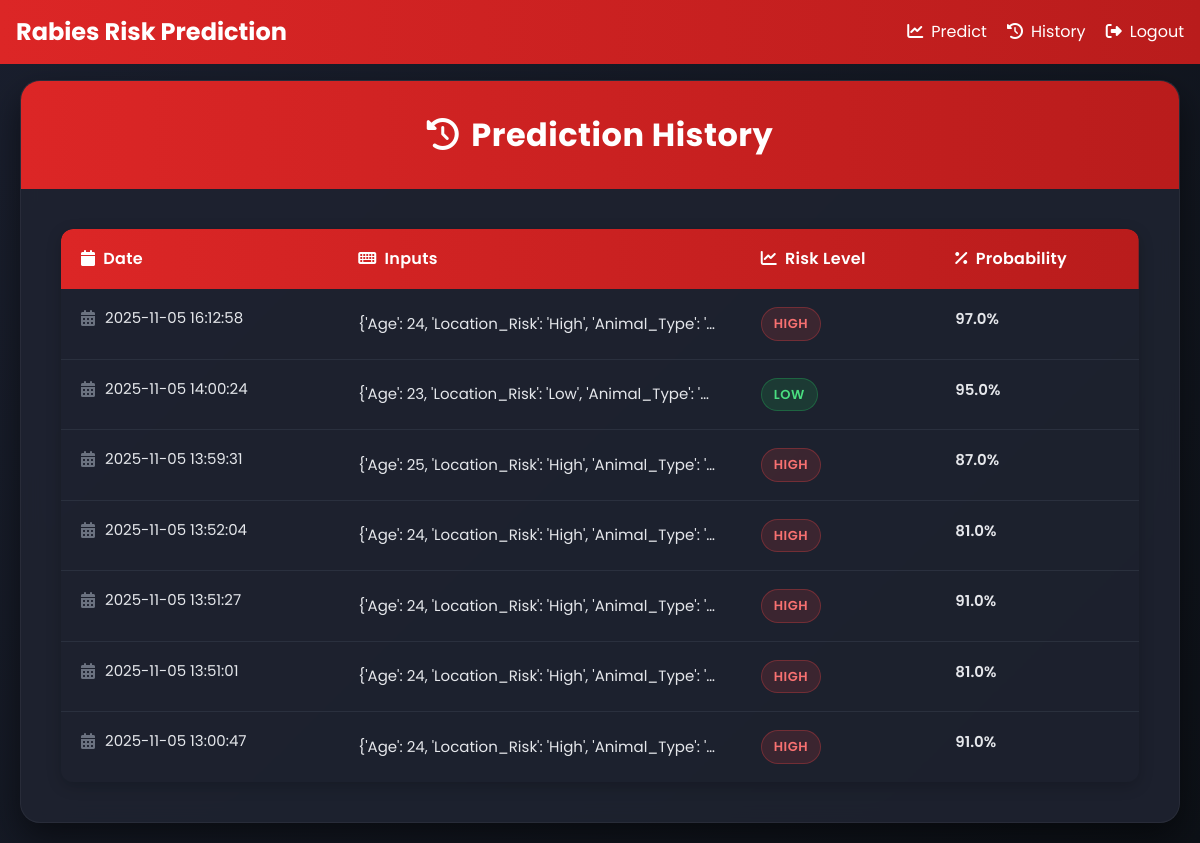
The page /history (signed in) on the database its author committed.
### app.py (models this page shows)
class Prediction(db.Model):
    id = db.Column(db.Integer, primary_key=True)
    user_id = db.Column(db.Integer, db.ForeignKey('user.id'), nullable=False)
    inputs = db.Column(db.String(500), nullable=False)
    risk_level = db.Column(db.String(20), nullable=False)
    probability = db.Column(db.Float, nullable=False)
    created_at = db.Column(db.DateTime, default=datetime.utcnow)

### app.py (the view)
@app.route('/history')
def history():
    if 'user_id' not in session:
        return redirect(url_for('login'))
    try:
        predictions = Prediction.query.filter_by(user_id=session['user_id']).order_by(Prediction.created_at.desc()).all()
        return render_template('history.html', predictions=predictions)
    except Exception as e:
        return render_template('history.html', error=f'Error: {str(e)}')

### templates/history.html (shortened to what this page needs)
<!DOCTYPE html>
<html lang="en">
<head>
    <script src="https://cdn.tailwindcss.com"></script>
    <link rel="stylesheet" href="https://cdnjs.cloudflare.com/ajax/libs/font-awesome/6.4.0/css/all.min.css">
</head>
<body>
    <nav class="nav-container">
        <div class="max-w-7xl mx-auto flex justify-between items-center">
            <h1 class="text-white text-2xl font-bold">Rabies Risk Prediction</h1>
            <div class="space-x-4">
                {% if session.user_id %}
                <a href="{{ url_for('predict') }}" class="text-white hover:text-yellow-300 transition"><i
                        class="fas fa-chart-line mr-2"></i>Predict</a>
                <a href="{{ url_for('history') }}" class="text-white hover:text-yellow-300 transition"><i
                        class="fas fa-history mr-2"></i>History</a>
                <a href="{{ url_for('logout') }}" class="text-white hover:text-yellow-300 transition"><i
                        class="fas fa-sign-out-alt mr-2"></i>Logout</a>
                {% else %}
                <a href="{{ url_for('signup') }}" class="text-white hover:text-yellow-300 transition"><i
                        class="fas fa-user-plus mr-2"></i>Signup</a>
                <a href="{{ url_for('login') }}" class="text-white hover:text-yellow-300 transition"><i
                        class="fas fa-sign-in-alt mr-2"></i>Login</a>
                {% endif %}
            </div>
        </div>
    </nav>
    <div class="content-wrapper">
        <div class="history-container">
            <div class="history-card">
                <div class="history-header">
                    <h2><i class="fas fa-history mr-3"></i>Prediction History</h2>
                </div>
                <div class="history-body">
                    {% if predictions %}
                    <div class="table-container">
                        <table>
                            <thead>
                                <tr>
                                    <th><i class="fas fa-calendar mr-2"></i>Date</th>
                                    <th><i class="fas fa-keyboard mr-2"></i>Inputs</th>
                                    <th><i class="fas fa-chart-line mr-2"></i>Risk Level</th>
                                    <th><i class="fas fa-percentage mr-2"></i>Probability</th>
                                </tr>
                            </thead>
                            <tbody>
                                {% for prediction in predictions %}
                                <tr>
                                    <td class="date-cell">
                                        <i class="fas fa-calendar-alt"></i>
                                        <span>{{ prediction.created_at.strftime('%Y-%m-%d %H:%M:%S') }}</span>
                                    </td>
                                    <td class="inputs-cell">{{ prediction.inputs }}</td>
                                    <td>
                                        <span class="risk-level risk-{{ prediction.risk_level|lower }}">{{
                                            prediction.risk_level }}</span>
                                    </td>
                                    <td class="probability-cell">
                                        <span>
                                            {% if prediction.probability > 98 %}
                                            98%
                                            {% else %}
                                            {{ prediction.probability|round(2) }}%
                                            {% endif %}
                                        </span>
                                    </td>
                                </tr>
                                {% endfor %}
                            </tbody>
                        </table>
                    </div>
                    {% else %}
                    <div class="no-predictions">
                        <i class="fas fa-inbox"></i>
                        <p>No predictions yet.</p>
                    </div>
                    {% endif %}
                </div>
            </div>
        </div>
    </div>
</body>
</html>

### templates/history.html (style rules this page uses)
body { font-family: 'Poppins', sans-serif; background: linear-gradient(135deg, #1a1f2e 0%, #0d1117 100%); min-height: 100vh; margin: 0; padding: 0; }
.nav-container { background: linear-gradient(90deg, #dc2626 0%, #b91c1c 100%); padding: 1rem; position: fixed; top: 0; left: 0; right: 0; z-index: 1000; }
.content-wrapper { min-height: 100vh; padding: 80px 20px 20px; }
.history-container { max-width: 1200px; margin: 0 auto; }
.history-card { background: rgba(30, 35, 48, 0.9); backdrop-filter: blur(10px); border-radius: 20px; box-shadow: 0 15px 35px rgba(0, 0, 0, 0.5); overflow: hidden; position: relative; border: 1px solid rgba(255, 255, 255, 0.05); }
.history-header { background: linear-gradient(90deg, #dc2626 0%, #b91c1c 100%); padding: 30px 20px; text-align: center; position: relative; }
.history-header h2 { font-weight: 700; font-size: 32px; margin: 0; color: white; letter-spacing: 0.5px; }
.history-body { padding: 40px; }
.table-container { overflow-x: auto; border-radius: 12px; box-shadow: 0 4px 15px rgba(0, 0, 0, 0.2); }
table { width: 100%; border-collapse: collapse; min-width: 800px; }
thead { background: linear-gradient(90deg, #dc2626 0%, #b91c1c 100%); }
th { padding: 18px 20px; text-align: left; color: white; font-weight: 600; font-size: 16px; letter-spacing: 0.3px; }
th:first-child { border-top-left-radius: 12px; }
th:last-child { border-top-right-radius: 12px; }
tbody tr { border-bottom: 1px solid rgba(75, 85, 99, 0.3); transition: all 0.3s; }
tbody tr:last-child { border-bottom: none; }
td { padding: 18px 20px; color: #e5e7eb; font-size: 15px; }
.risk-level { display: inline-block; padding: 6px 12px; border-radius: 20px; font-weight: 600; font-size: 13px; text-transform: uppercase; letter-spacing: 0.5px; }
.risk-low { background: rgba(34, 197, 94, 0.15); color: #4ade80; border: 1px solid rgba(34, 197, 94, 0.3); }
.risk-high { background: rgba(239, 68, 68, 0.15); color: #f87171; border: 1px solid rgba(239, 68, 68, 0.3); }
.probability-cell { font-weight: 600; display: flex; align-items: center; gap: 8px; }
.date-cell { display: flex; align-items: center; gap: 10px; }
.date-cell i { color: #6b7280; font-size: 16px; }
.inputs-cell { max-width: 300px; overflow: hidden; text-overflow: ellipsis; white-space: nowrap; }

### rows shown on the page
Prediction: created_at "2025-11-05 16:12:58", inputs "{'Age': 24, 'Location_Risk': 'High', 'Animal_Type': '…", risk_level "HIGH", probability "97.0"
Prediction: created_at "2025-11-05 14:00:24", inputs "{'Age': 23, 'Location_Risk': 'Low', 'Animal_Type': '…", risk_level "LOW", probability "95.0"
Prediction: created_at "2025-11-05 13:59:31", inputs "{'Age': 25, 'Location_Risk': 'High', 'Animal_Type': '…", risk_level "HIGH", probability "87.0"
Prediction: created_at "2025-11-05 13:52:04", inputs "{'Age': 24, 'Location_Risk': 'High', 'Animal_Type': '…", risk_level "HIGH", probability "81.0"
Prediction: created_at "2025-11-05 13:51:27", inputs "{'Age': 24, 'Location_Risk': 'High', 'Animal_Type': '…", risk_level "HIGH", probability "91.0"
Prediction: created_at "2025-11-05 13:51:01", inputs "{'Age': 24, 'Location_Risk': 'High', 'Animal_Type': '…", risk_level "HIGH", probability "81.0"
Prediction: created_at "2025-11-05 13:00:47", inputs "{'Age': 24, 'Location_Risk': 'High', 'Animal_Type': '…", risk_level "HIGH", probability "91.0"
